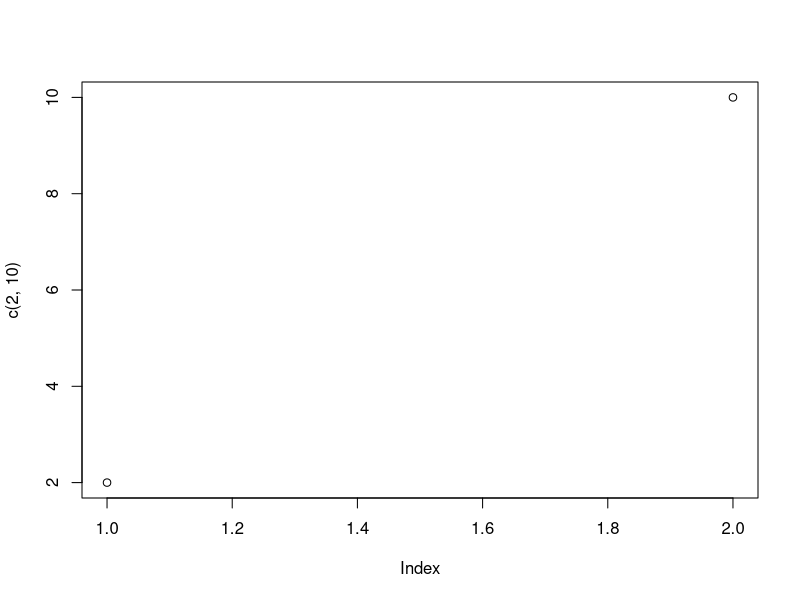

Source code (R):
## ---- chunk 1
# PCT
plot(c(2,10))
